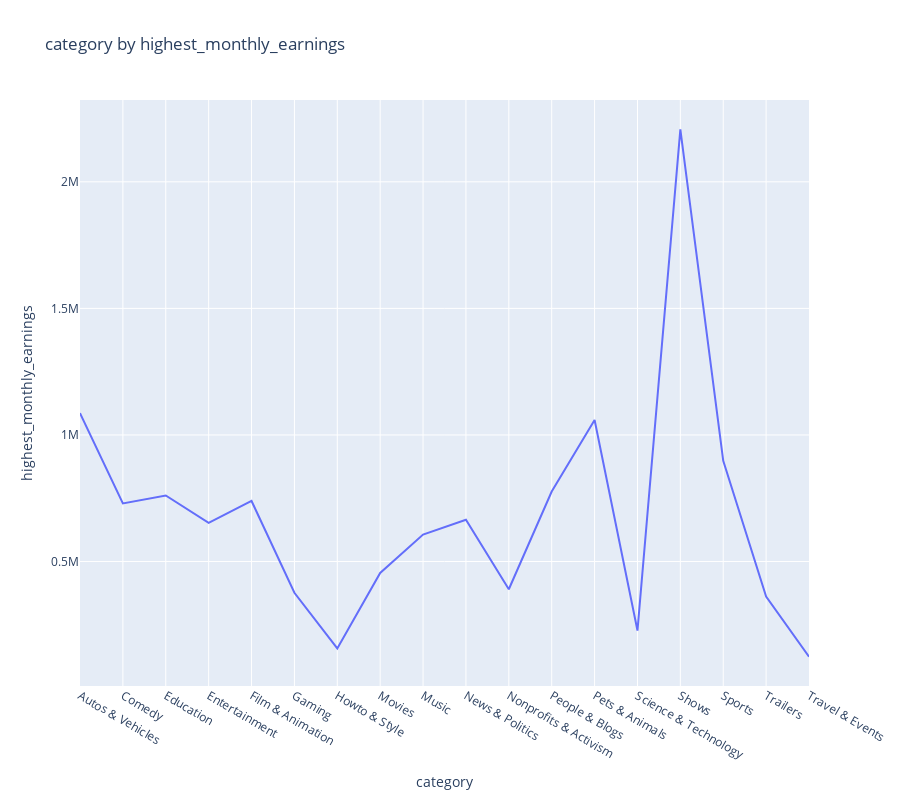

This figure's notebook cell:
### Markdown cell above
## Top Categories with highest monthly earnings :

### Code cell
category_highest_monthly_earnings = df.groupby('category')['highest_monthly_earnings'].mean().reset_index()


fig_category_highest_monthly_earnings = px.line(
    category_highest_monthly_earnings,
    x='category',   
    y='highest_monthly_earnings', 
    title='category by highest_monthly_earnings', 
    height=800  # Set the height of the plot
)


fig_category_highest_monthly_earnings.show()

### Figure 1 — Plotly figure (JSON) as saved in the notebook; plotly's stock layout.template omitted (floating-point values rounded to 4 significant figures)
{"data": [{"hovertemplate": "category=%{x}<br>highest_monthly_earnings=%{y}<extra></extra>", "legendgroup": "", "line": {"color": "#636efa", "dash": "solid"}, "marker": {"symbol": "circle"}, "mode": "lines", "name": "", "orientation": "v", "showlegend": false, "type": "scatter", "x": ["Autos & Vehicles", "Comedy", "Education", "Entertainment", "Film & Animation", "Gaming", "Howto & Style", "Movies", "Music", "News & Politics", "Nonprofits & Activism", "People & Blogs", "Pets & Animals", "Science & Technology", "Shows", "Sports", "Trailers", "Travel & Events"], "xaxis": "x", "y": [1086350, 729700.0, 760800.0, 652500.0, 739200.0, 376500.0, 156600.0, 454700, 606400.0, 665000.0, 390400, 776400.0, 1059000.0, 227200.0, 2207000.0, 898025, 361900, 124000], "yaxis": "y"}], "layout": {"height": 800, "legend": {"tracegroupgap": 0}, "title": {"text": "category by highest_monthly_earnings"}, "xaxis": {"anchor": "y", "domain": [0, 1], "title": {"text": "category"}}, "yaxis": {"anchor": "x", "domain": [0, 1], "title": {"text": "highest_monthly_earnings"}}}}
